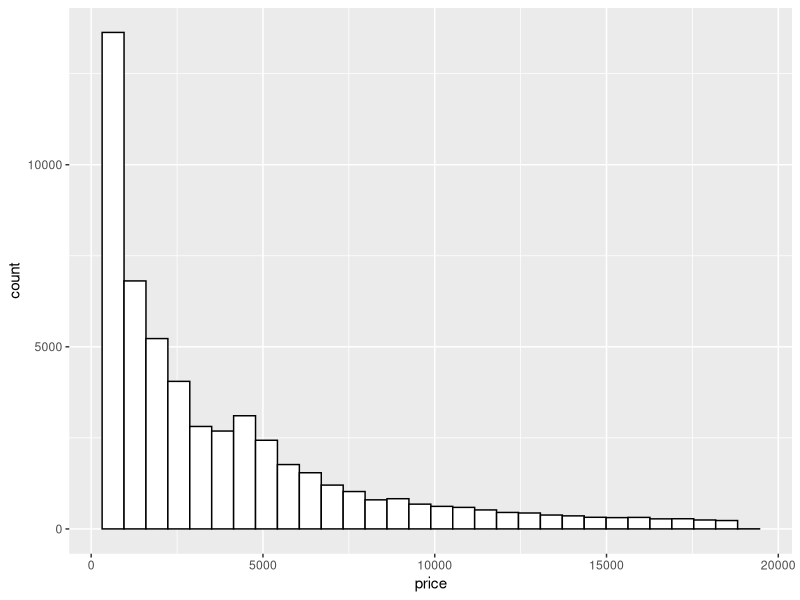
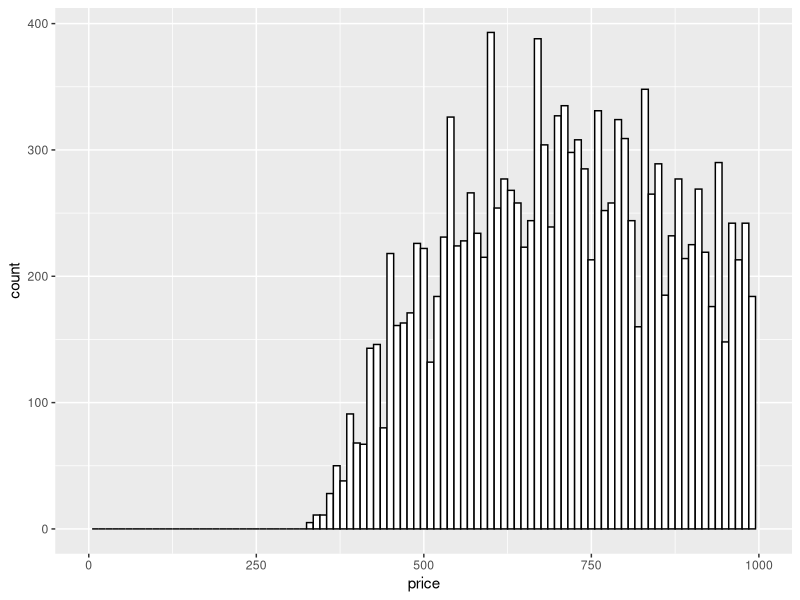
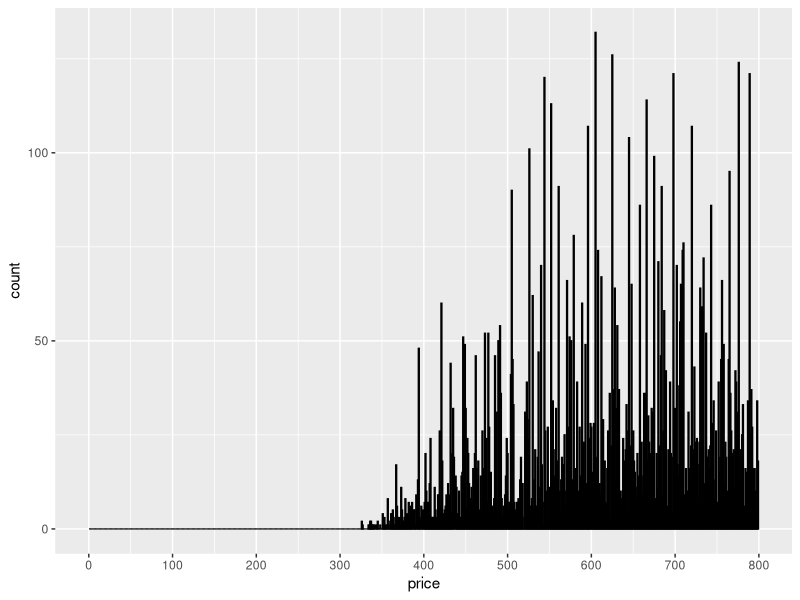
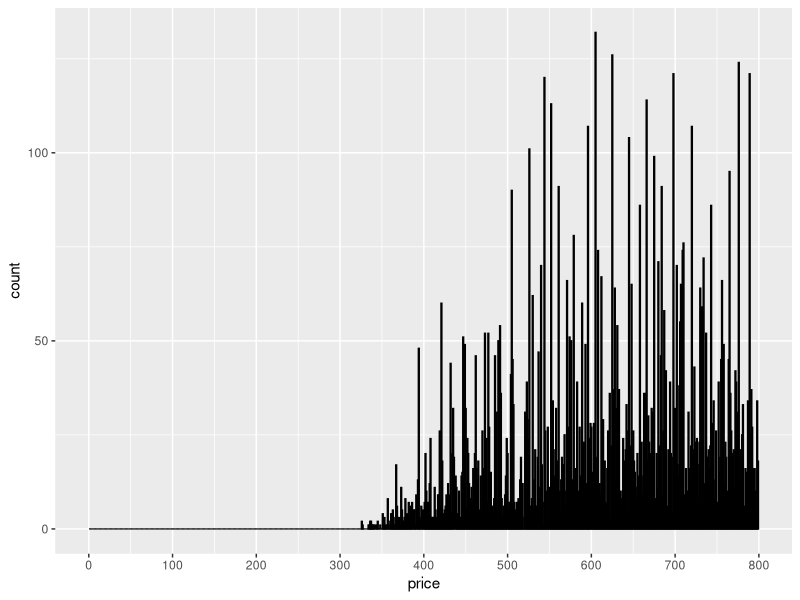

Here is the R script that generated these plots, in order:
library(ggplot2) #must load the ggplot package first
data(diamonds) #loads the diamonds data set since it comes with the ggplot package

# Explore the largest peak in the
# price histogram you created earlier.
price_hist <- ggplot(diamonds, aes(x = price)) +
  geom_histogram(color = ('black'), fill = ("white")) 

price_hist

# Try limiting the x-axis, altering the bin width,
# and setting different breaks on the x-axis.
price_hist1 <- ggplot(diamonds, aes(x = price)) +
               geom_histogram(binwidth = 10,color = ('black'), fill = ("white")) +
              scale_x_continuous(limits = c(0,1000),breaks = seq(0,1000,250))

price_hist1

price_hist1 <- ggplot(diamonds, aes(x = price)) +
  geom_histogram(binwidth = 1,color = ('black'), fill = ("white")) +
  scale_x_continuous(limits = c(0,800),breaks = seq(0,800,100)) 
price_hist1

ggsave("price_hist1.png")
# There won’t be a solution video for this
# question so go to the discussions to
# share your thoughts and discover
# what other people find.

# You can save images by using the ggsave() command.
# ggsave() will save the last plot created.
# For example...
#                  qplot(x = price, data = diamonds)
#                  ggsave('priceHistogram.png')

# ggsave currently recognises the extensions eps/ps, tex (pictex),
# pdf, jpeg, tiff, png, bmp, svg and wmf (windows only).

# Submit your final code when you are ready.

# TYPE YOUR CODE BELOW THE LINE
# ======================================================================
